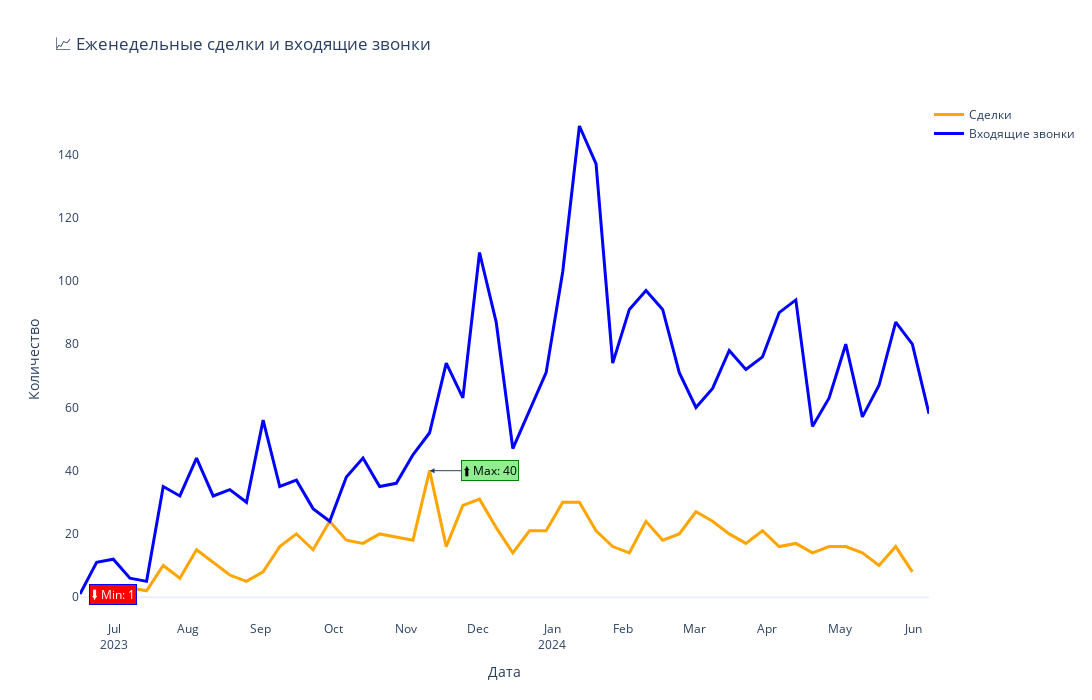

Source (notebook cell):
### Code cell
#Graph for presentation

import plotly.graph_objects as go
calls_df = pd.read_pickle("calls_cleaned.pkl")
time_calls_df = calls_df.copy()
time_calls_df.set_index('Call Start Time', inplace=True)

time_success_deals_df = successful_df.copy()
time_success_deals_df.set_index('Created Time', inplace=True)

filtered_calls_df = time_calls_df[
    (time_calls_df['Call Duration Range'] != '0 sec') &
    (time_calls_df['Call Duration Range'] != '1–3 sec')
]
inbound_filtered_calls_df = filtered_calls_df[filtered_calls_df['Call Type'] == 'Inbound']
outbound_filtered_calls_df = filtered_calls_df[filtered_calls_df['Call Type'] == 'Outbound']

weekly_success_deals = time_success_deals_df.resample("W").count()['Id']  # Series
weekly_in_calls = inbound_filtered_calls_df.resample('W').size()

# Данные
plot_min_val = weekly_success_deals.min()
plot_min_date = weekly_success_deals.idxmin()

plot_max_val = weekly_success_deals.max()
plot_max_date = weekly_success_deals.idxmax()

fig = go.Figure()

# Аннотация минимума (слева)
fig.add_annotation(
    x=plot_min_date,
    y=plot_min_val,
    text=f"⬇ Min: {plot_min_val}",
    showarrow=False,
    arrowhead=2,
    ax=-60,
    ay=0,
    bgcolor="red",
    bordercolor="blue",
    font=dict(color="white")
)

# Аннотация максимума (справа)
fig.add_annotation(
    x=plot_max_date,
    y=plot_max_val,
    text=f"⬆ Max: {plot_max_val}",
    showarrow=True,
    arrowhead=2,
    ax=60,
    ay=0,
    bgcolor="lightgreen",
    bordercolor="green",
    font=dict(color="black")
)

# Сделки — яркая линия
fig.add_trace(go.Scatter(
    x=weekly_success_deals.index,
    y=weekly_success_deals.values,
    mode='lines',
    name='Сделки',
    line=dict(color='orange', width=3)
))

# Входящие звонки — другая яркая линия
fig.add_trace(go.Scatter(
    x=weekly_in_calls.index,
    y=weekly_in_calls.values,
    mode='lines',
    name='Входящие звонки',
    line=dict(color='blue', width=3)
))

# Настройки графика
fig.update_layout(
    title='📈 Еженедельные сделки и входящие звонки',
    xaxis_title='Дата',
    yaxis_title='Количество',
    template='plotly_white',
    hovermode='x unified',
    height=700,
    width=1200,
    xaxis=dict(
        showgrid=False,
        tickformat="%b\n%Y",
        dtick="M1",
        ticklabelmode="period",
        tickangle=0
    ),
    yaxis=dict(showgrid=False),
    legend=dict(
        x=1,
        y=1,
        xanchor='left',
        yanchor='top'
    ),
    plot_bgcolor='rgba(0,0,0,0)',
    paper_bgcolor='rgba(0,0,0,0)'
)

fig.show()

### Figure 1 — Plotly figure (JSON) as saved in the notebook; plotly's stock layout.template omitted (floating-point values rounded to 4 significant figures)
{"data": [{"line": {"color": "orange", "width": 3}, "mode": "lines", "name": "Сделки", "type": "scatter", "x": ["2023-07-09T00:00:00.000000000", "2023-07-16T00:00:00.000000000", "2023-07-23T00:00:00.000000000", "2023-07-30T00:00:00.000000000", "2023-08-06T00:00:00.000000000", "2023-08-13T00:00:00.000000000", "2023-08-20T00:00:00.000000000", "2023-08-27T00:00:00.000000000", "2023-09-03T00:00:00.000000000", "2023-09-10T00:00:00.000000000", "2023-09-17T00:00:00.000000000", "2023-09-24T00:00:00.000000000", "2023-10-01T00:00:00.000000000", "2023-10-08T00:00:00.000000000", "2023-10-15T00:00:00.000000000", "2023-10-22T00:00:00.000000000", "2023-10-29T00:00:00.000000000", "2023-11-05T00:00:00.000000000", "2023-11-12T00:00:00.000000000", "2023-11-19T00:00:00.000000000", "2023-11-26T00:00:00.000000000", "2023-12-03T00:00:00.000000000", "2023-12-10T00:00:00.000000000", "2023-12-17T00:00:00.000000000", "2023-12-24T00:00:00.000000000", "2023-12-31T00:00:00.000000000", "2024-01-07T00:00:00.000000000", "2024-01-14T00:00:00.000000000", "2024-01-21T00:00:00.000000000", "2024-01-28T00:00:00.000000000", "2024-02-04T00:00:00.000000000", "2024-02-11T00:00:00.000000000", "2024-02-18T00:00:00.000000000", "2024-02-25T00:00:00.000000000", "2024-03-03T00:00:00.000000000", "2024-03-10T00:00:00.000000000", "2024-03-17T00:00:00.000000000", "2024-03-24T00:00:00.000000000", "2024-03-31T00:00:00.000000000", "2024-04-07T00:00:00.000000000", "2024-04-14T00:00:00.000000000", "2024-04-21T00:00:00.000000000", "2024-04-28T00:00:00.000000000", "2024-05-05T00:00:00.000000000", "2024-05-12T00:00:00.000000000", "2024-05-19T00:00:00.000000000", "2024-05-26T00:00:00.000000000", "2024-06-02T00:00:00.000000000", "2024-06-09T00:00:00.000000000", "2024-06-16T00:00:00.000000000"], "y": [2, 1, 3, 2, 10, 6, 15, 11, 7, 5, 8, 16, 20, 15, 24, 18, 17, 20, 19, 18, 40, 16, 29, 31, 22, 14, 21, 21, 30, 30, 21, 16, 14, 24, 18, 20, 27, 24, 20, 17, 21, 16, 17, 14, 16, 16, 14, 10, 16, 8]}, {"line": {"color": "blue", "width": 3}, "mode": "lines", "name": "Входящие звонки", "type": "scatter", "x": ["2023-07-02T00:00:00.000000000", "2023-07-09T00:00:00.000000000", "2023-07-16T00:00:00.000000000", "2023-07-23T00:00:00.000000000", "2023-07-30T00:00:00.000000000", "2023-08-06T00:00:00.000000000", "2023-08-13T00:00:00.000000000", "2023-08-20T00:00:00.000000000", "2023-08-27T00:00:00.000000000", "2023-09-03T00:00:00.000000000", "2023-09-10T00:00:00.000000000", "2023-09-17T00:00:00.000000000", "2023-09-24T00:00:00.000000000", "2023-10-01T00:00:00.000000000", "2023-10-08T00:00:00.000000000", "2023-10-15T00:00:00.000000000", "2023-10-22T00:00:00.000000000", "2023-10-29T00:00:00.000000000", "2023-11-05T00:00:00.000000000", "2023-11-12T00:00:00.000000000", "2023-11-19T00:00:00.000000000", "2023-11-26T00:00:00.000000000", "2023-12-03T00:00:00.000000000", "2023-12-10T00:00:00.000000000", "2023-12-17T00:00:00.000000000", "2023-12-24T00:00:00.000000000", "2023-12-31T00:00:00.000000000", "2024-01-07T00:00:00.000000000", "2024-01-14T00:00:00.000000000", "2024-01-21T00:00:00.000000000", "2024-01-28T00:00:00.000000000", "2024-02-04T00:00:00.000000000", "2024-02-11T00:00:00.000000000", "2024-02-18T00:00:00.000000000", "2024-02-25T00:00:00.000000000", "2024-03-03T00:00:00.000000000", "2024-03-10T00:00:00.000000000", "2024-03-17T00:00:00.000000000", "2024-03-24T00:00:00.000000000", "2024-03-31T00:00:00.000000000", "2024-04-07T00:00:00.000000000", "2024-04-14T00:00:00.000000000", "2024-04-21T00:00:00.000000000", "2024-04-28T00:00:00.000000000", "2024-05-05T00:00:00.000000000", "2024-05-12T00:00:00.000000000", "2024-05-19T00:00:00.000000000", "2024-05-26T00:00:00.000000000", "2024-06-02T00:00:00.000000000", "2024-06-09T00:00:00.000000000", "2024-06-16T00:00:00.000000000", "2024-06-23T00:00:00.000000000"], "y": [1, 11, 12, 6, 5, 35, 32, 44, 32, 34, 30, 56, 35, 37, 28, 24, 38, 44, 35, 36, 45, 52, 74, 63, 109, 87, 47, 59, 71, 103, 149, 137, 74, 91, 97, 91, 71, 60, 66, 78, 72, 76, 90, 94, 54, 63, 80, 57, 67, 87, 80, 58]}], "layout": {"annotations": [{"arrowhead": 2, "ax": -60, "ay": 0, "bgcolor": "red", "bordercolor": "blue", "font": {"color": "white"}, "showarrow": false, "text": "⬇ Min: 1", "x": "2023-07-16T00:00:00", "y": 1}, {"arrowhead": 2, "ax": 60, "ay": 0, "bgcolor": "lightgreen", "bordercolor": "green", "font": {"color": "black"}, "showarrow": true, "text": "⬆ Max: 40", "x": "2023-11-26T00:00:00", "y": 40}], "height": 700, "hovermode": "x unified", "legend": {"x": 1, "xanchor": "left", "y": 1, "yanchor": "top"}, "paper_bgcolor": "rgba(0,0,0,0)", "plot_bgcolor": "rgba(0,0,0,0)", "title": {"text": "📈 Еженедельные сделки и входящие звонки"}, "width": 1200, "xaxis": {"dtick": "M1", "showgrid": false, "tickangle": 0, "tickformat": "%b\n%Y", "ticklabelmode": "period", "title": {"text": "Дата"}}, "yaxis": {"showgrid": false, "title": {"text": "Количество"}}}}
